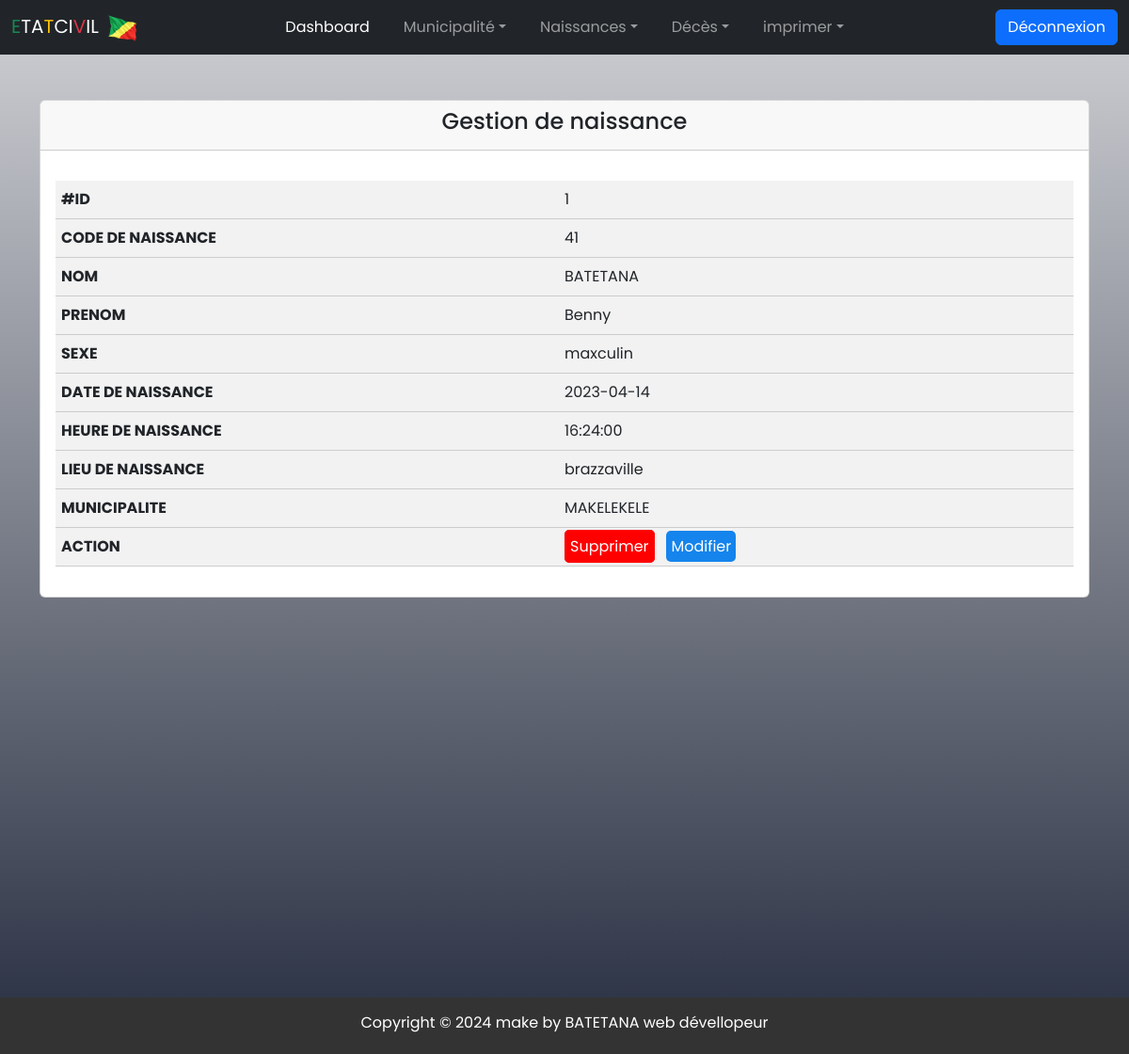
The app's page /vue_naissances.php with its own data.
### tables this page shows
CREATE TABLE `naissances` (
  `code_naiss` int(30) NOT NULL,
  `nom` varchar(30) NOT NULL,
  `prenom` varchar(30) NOT NULL,
  `sexe` varchar(10) NOT NULL,
  `date_naiss` date NOT NULL,
  `h_naiss` time NOT NULL,
  `lieu_naiss` varchar(30) NOT NULL,
  `nom_pere` varchar(30) NOT NULL,
  `prenom_pere` varchar(30) NOT NULL,
  `natio_pere` varchar(60) NOT NULL,
  `nom_mere` varchar(30) NOT NULL,
  `prenom_mere` varchar(30) NOT NULL,
  `natio_mere` varchar(60) NOT NULL,
  `nom_municipalite` varchar(30) NOT NULL
);

### vue_naissances.php (the view, shortened to what this page needs)
<!DOCTYPE html>
<html lang="en">
<head>
    <link rel="stylesheet" href="https://cdnjs.cloudflare.com/ajax/libs/font-awesome/5.15.1/css/all.min.css">
    <link rel="stylesheet" href="./css1/form_table.css">
    <link href='https://unpkg.com/boxicons@2.1.4/css/boxicons.min.css' rel='stylesheet'>
</head>
<body>
<?php include 'background_image.php';?>
<?php include 'navbar.php';?>
  <div class="container mt-5">
    <div class="row justify-content-center">
      <div class="col-md-12">
        <div class="card">
          <div class="card-header">
             <h4 class="text-center">Gestion de naissance</h4>
          </div>
          <div class="card-body">
            <div class="table-responsive " id="change">
          <table id="table" class="table table-striped display mt-3 table-hover">
            <?php
            include('init.php');
            $sql = "SELECT `code_naiss`, `nom`,`prenom`, `sexe`,`date_naiss`,`h_naiss`,`lieu_naiss`,`nom_municipalite` FROM `naissances`";
            $result = mysqli_query($conn, $sql);
            if (mysqli_num_rows($result) > 0) {
                $cnt=1;
                while($row = mysqli_fetch_array($result))
                  {
                    ?>
                    <tbody>
                      <tr>
                        <td data-title="#ID"><?php echo $cnt ?></td>
                        <td data-title="CODE DE NAISSANCE"><?php echo $row['code_naiss'];?></td>
                        <td data-title="NOM"><?php echo $row['nom'];?></td>
                        <td data-title="PRENOM"><?php echo $row['prenom'];?></td>
                        <td data-title="SEXE"><?php echo $row['sexe'];?></td>
                        <td data-title="DATE DE NAISSANCE"><?php echo $row['date_naiss'];?> </td>
                        <td data-title="HEURE DE NAISSANCE"><?php echo $row['h_naiss'];?> </td>
                        <td data-title="LIEU DE NAISSANCE"><?php echo $row['lieu_naiss'];?></td>
                        <td data-title="MUNICIPALITE"><?php echo  $row['nom_municipalite'];?></td>
                        <td data-title="ACTION"><a href="delete-naissances.php?code_naiss=<?php echo $row['code_naiss'];?>" id="supp" >Supprimer</a>&nbsp&nbsp&nbsp<a class="add" href="update_naissance.php?update_code_naiss=<?php echo $row['code_naiss']?>">Modifier</a></td>
                      </tr>
                    </tbody>
                    <?php
                 $cnt++; }
               }
               else
               {
                 ?>
                     <tr>
                       <td colspan="9">No record found</td>
                     </tr>
                 <?php
               }
                ?>
              </table>
              </div>
          </div>
        </div>
      </div>
    </div>
  </div>
<?php include('footer.php');?>
</body>
</html>

### css1/form_table.css (style rules this page uses)
* { margin: 0; padding: 0; font-family: 'poppins'; }
#supp { background: red; color:white; padding:5px; border-radius:5px; text-decoration:none; border:1px solid rgb(255, 0, 0); font-family: 'poppins'; }
.add { background:#1584ec; color:white; padding:5px; border-radius:5px; text-decoration:none; font-family: 'poppins'; }

### vue_naissances.php (style rules this page uses)
@media only screen and (max-width:1200px) { #change,tbody,td,tr { display:block; } }
@media only screen and (max-width:1200px) { #change td { position: relative; padding-left:50%; } }
@media only screen and (max-width:1200px) { #change td:before { content:attr(data-title); position:absolute; left:6px; font-weight:bold; } }
@media only screen and (max-width:1200px) { #change td { border-bottom:1px solid #ccc; } }
@media only screen and (max-width:1200px) { body { background-image:url('./images1/mairie.jpg'); height:140vh; } }

### background_image.php (style rules this page uses)
body { background:linear-gradient(rgba(15,23,43,0.2),rgba(15,23,43,0.9)),url(./images1/m.jpg); background-size:cover; background-position:center; background-repeat: no-repeat; font-family: 'poppins'; background-attachment: fixed; }

### records on screen
naissances: code_naiss "41", nom "BATETANA", prenom "Benny", sexe "maxculin", date_naiss "2023-04-14", h_naiss "16:24:00", lieu_naiss "brazzaville", nom_municipalite "MAKELEKELE"
